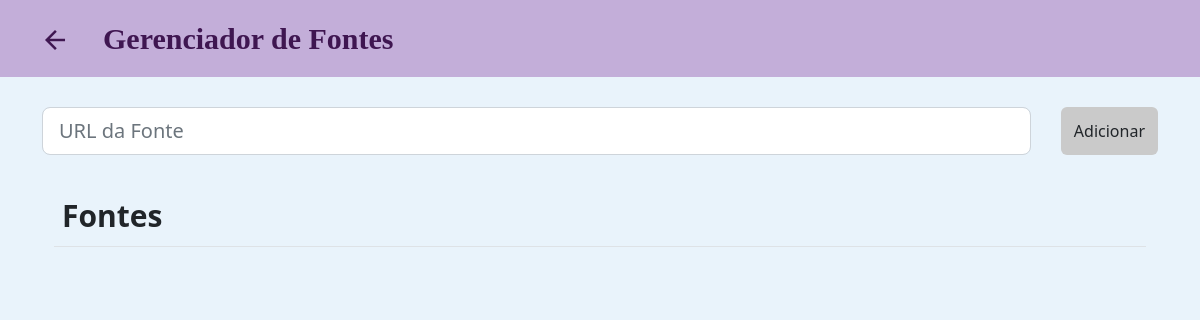
/gerenciador-fontes/, run on an earlier commit of the app's database.
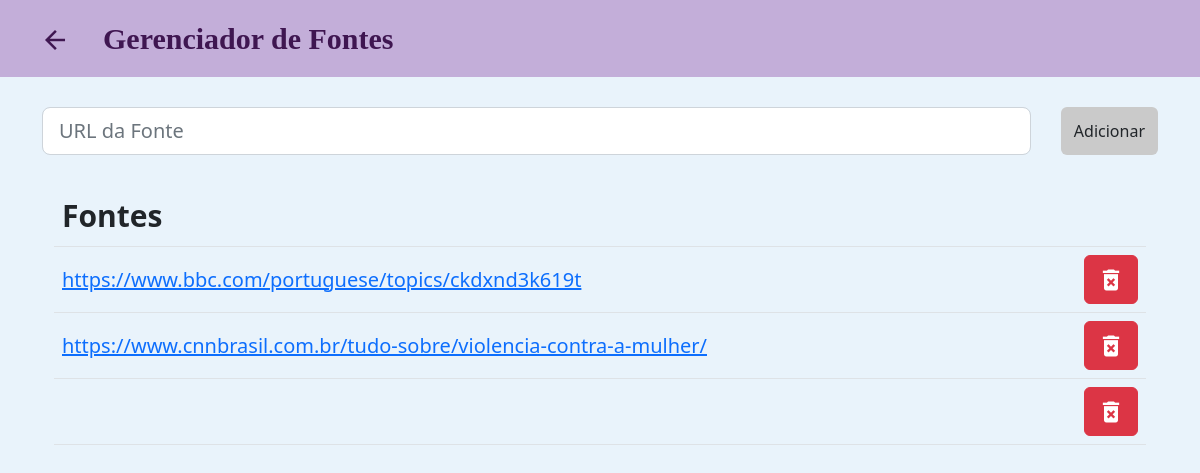
And on a later commit of the database.
### EscavadorApp/models.py (models this page shows, shortened)
class Fontes(models.Model):
    id = models.AutoField(primary_key=True)
    fonte = models.CharField(max_length=250)

### EscavadorApp/views.py (the view)
# urls.py: path('gerenciador-fontes/', gerenciador),
def gerenciador(request):
    fontes = Fontes.objects.all()
    return render(request, 'gerenciador.html', {
            'fontes': fontes,
    })

### EscavadorApp/templates/gerenciador.html (shortened to what this page needs)
{% load static %}
<!DOCTYPE html>
<html lang="pt-br">
<head>
    <link href="https://cdn.jsdelivr.net/npm/bootstrap@5.2.3/dist/css/bootstrap.min.css" rel="stylesheet"
>
    <link rel="stylesheet" href="{% static 'css/gerenciador.css' %}">
</head>
<body>
    <nav class="navbar navbar-expand">
        <div class="container-fluid d-flex flex-row justify-content-start">
            <button class="btn" type="button" id="botaoVoltar">
                <a href="/">
                    <i class="material-icons" id="icon">arrow_back</i>
                </a>
            </button>
                <span class="navbar-text" id="NavText">Gerenciador de Fontes</span>
        </div>
    </nav>
    <div class="container-md" id="containerBody">
        <form class="d-flex" action="{% url 'adicionar' %}" method="POST">
            <input class="form-control form-control-lg" type="url" name="nome_fonte" placeholder="URL da Fonte" aria-label="Add" id="InputAdicionar">
            <button class="btn" type="submit" id="botaoAdd">Adicionar</button>
        </form>
        <div class="container-md" id="containerFontes">
            <table class="table">
                <thead>
                    <tr>
                        <th scope="col" id="TabelaTexto">Fontes</th>
                    </tr>
                </thead>
                <tbody>
                    <tr>
                        {% for link in fontes %}
                            <form class="del d-flex"  action="{% url 'deletar' link.id %}"method="POST">
                                <td class="d-flex justify-content-between align-items-center"><a href="{{link.fonte}}" id="Link">{{link.fonte}}</a>
                            <button class="btn btn-danger ml-1" type="submit" name="id" value="{{ link.id }}" id="BotaoDel">
                                    <i class="material-icons d-flex justify-content-center align-items-center" id="DeleteIcon">delete_forever</i>
                                </button></td>
                            </form>
                        {% endfor %}
                    </tr>
        </div>
    </div>
</body>
</html>

### EscavadorApp/static/css/gerenciador.css (style rules this page uses)
* { margin: 0; padding: 0; }
body { background-color: #E9F3FB; }
nav { background-color: #C3AED9; font-family: montserrat; font-weight: 600; }
#NavText { font-size: 30px; color: #3f1651; }
#icon { padding-top: 10px; font-size: 30px; color: #3f1651; }
span { margin-left: 20px; }
#botaoVoltar { margin-left: 15px; }
#containerBody { height: auto; margin-top: 30px; }
#botaoAdd { background-color: rgb(202, 202, 202); margin-left: 30px; }
#containerFontes { height: auto; margin-top: 30px; }
#TabelaTexto { font-size: 30px; }
#Link { font-size: 20px; }
#BotaoDel { font-size: 20px; }
#DeleteIcon { font-size: 28px; height: 35px; }

What changed in the data, as far as the page shows it:
added Fontes: fonte "https://www.bbc.com/portuguese/topics/ckdxnd3k619t", {{ link.id }} 2 (drawn)
added Fontes: fonte "https://www.cnnbrasil.com.br/tudo-sobre/violencia-contra-a-mulher/", {{ link.id }} 3 (drawn)
added Fontes: {{ link.id }} 4 (drawn)
